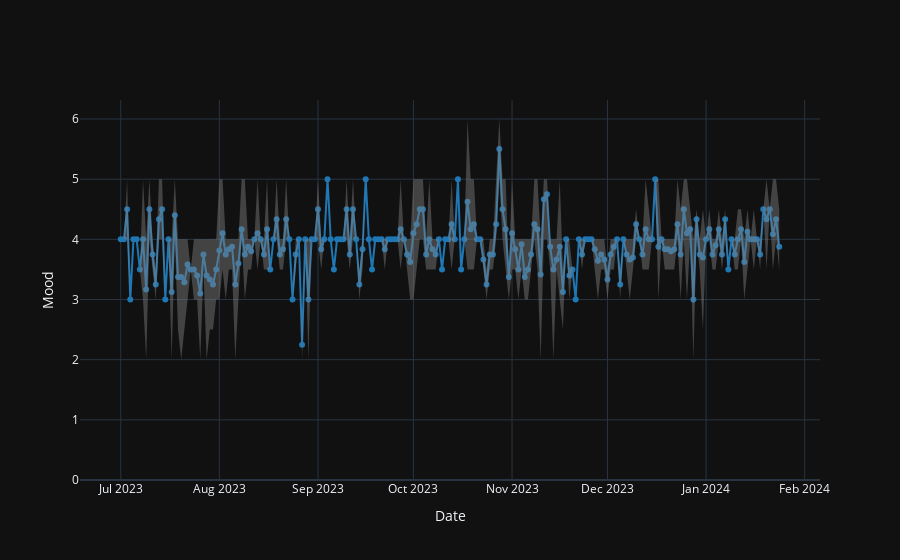

Notebook cell for this chart:
### Markdown cell above
## Mood plot

### Code cell
df.mood_plot()

### Figure 1 — Plotly figure (JSON) as saved in the notebook; plotly's stock layout.template omitted (floating-point values rounded to 4 significant figures; data arrays with more than 128 entries replaced by an {"elided": "..."} marker saying what was removed)
{"data": [{"line": {"color": "rgb(31, 119, 180)"}, "mode": "lines+markers", "name": "avg", "type": "scatter", "x": {"elided": "208 str values"}, "y": {"elided": "208 float values"}}, {"line": {"width": 0}, "marker": {"color": "#444"}, "mode": "lines", "name": "max", "showlegend": false, "type": "scatter", "x": {"elided": "208 str values"}, "y": {"elided": "208 float values"}}, {"fill": "tonexty", "fillcolor": "rgba(130, 130, 130, 0.45)", "line": {"width": 0}, "marker": {"color": "#444"}, "mode": "lines", "name": "min", "showlegend": false, "type": "scatter", "x": {"elided": "208 str values"}, "y": {"elided": "208 float values"}}], "layout": {"hovermode": "x", "showlegend": false, "xaxis": {"title": {"text": "Date"}}, "yaxis": {"rangemode": "tozero", "title": {"text": "Mood"}}}}
